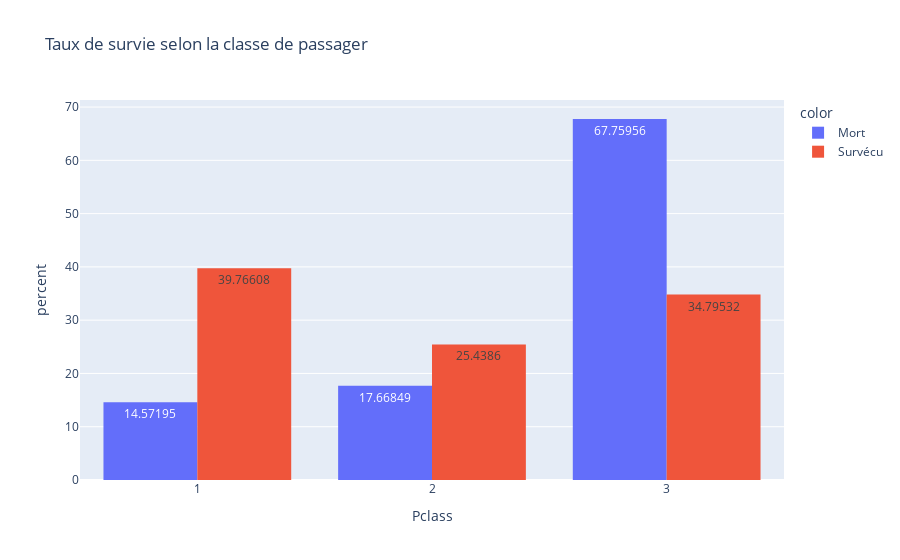

Notebook code for this chart:
### Markdown cell above
III - Taux de survie par classe de passager

### Code cell
fig = px.histogram(df,
                   x='Pclass',
                   color=df['Survived'].map({0: 'Mort', 1: 'Survécu'}),
                   title='Taux de survie selon la classe de passager',
                   barmode='group',
                   histnorm='percent',
                   text_auto=True
                   )
fig.update_layout(xaxis_tickvals=[0, 1, 2, 3])
fig.show()

### Figure 1 — Plotly figure (JSON) as saved in the notebook; plotly's stock layout.template omitted (floating-point values rounded to 4 significant figures; data arrays with more than 128 entries replaced by an {"elided": "..."} marker saying what was removed)
{"data": [{"alignmentgroup": "True", "bingroup": "x", "histnorm": "percent", "hovertemplate": "color=Mort<br>Pclass=%{x}<br>percent=%{y}<extra></extra>", "legendgroup": "Mort", "marker": {"color": "#636efa", "pattern": {"shape": ""}}, "name": "Mort", "offsetgroup": "Mort", "orientation": "v", "showlegend": true, "texttemplate": "%{value}", "type": "histogram", "x": {"elided": "549 int values"}, "xaxis": "x", "yaxis": "y"}, {"alignmentgroup": "True", "bingroup": "x", "histnorm": "percent", "hovertemplate": "color=Survécu<br>Pclass=%{x}<br>percent=%{y}<extra></extra>", "legendgroup": "Survécu", "marker": {"color": "#EF553B", "pattern": {"shape": ""}}, "name": "Survécu", "offsetgroup": "Survécu", "orientation": "v", "showlegend": true, "texttemplate": "%{value}", "type": "histogram", "x": {"elided": "342 int values"}, "xaxis": "x", "yaxis": "y"}], "layout": {"barmode": "group", "legend": {"title": {"text": "color"}, "tracegroupgap": 0}, "title": {"text": "Taux de survie selon la classe de passager"}, "xaxis": {"anchor": "y", "domain": [0, 1], "tickvals": [0, 1, 2, 3], "title": {"text": "Pclass"}}, "yaxis": {"anchor": "x", "domain": [0, 1], "title": {"text": "percent"}}}}
